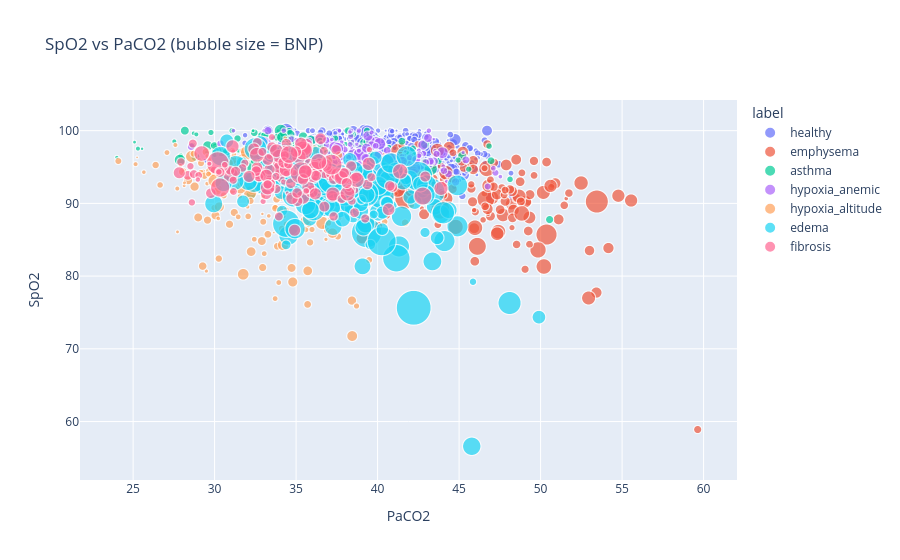

Notebook code for this chart:
### Code cell
import plotly.express as px

df_plot = df.sample(n=min(len(df), 2000), random_state=SEED)

fig = px.scatter(
    df_plot,
    x="PaCO2",
    y="SpO2",
    color="label",
    size="BNP",
    size_max=35,
    opacity=0.7,
    hover_data=["Hb", "CaO2", "B_lines", "CXR_score", "DLCO_percent", "FEV1_FVC", "RR", "HR", "Age"],
    title="SpO2 vs PaCO2 (bubble size = BNP)"
)

fig.show()

### Figure 1 — Plotly figure (JSON) as saved in the notebook; plotly's stock layout.template omitted (floating-point values rounded to 4 significant figures; data arrays with more than 128 entries replaced by an {"elided": "..."} marker saying what was removed)
{"data": [{"customdata": {"elided": "839x9 float values"}, "hovertemplate": "label=healthy<br>PaCO2=%{x}<br>SpO2=%{y}<br>BNP=%{marker.size}<br>Hb=%{customdata[0]}<br>CaO2=%{customdata[1]}<br>B_lines=%{customdata[2]}<br>CXR_score=%{customdata[3]}<br>DLCO_percent=%{customdata[4]}<br>FEV1_FVC=%{customdata[5]}<br>RR=%{customdata[6]}<br>HR=%{customdata[7]}<br>Age=%{customdata[8]}<extra></extra>", "legendgroup": "healthy", "marker": {"color": "#636efa", "opacity": 0.7, "size": {"elided": "839 float values"}, "sizemode": "area", "sizeref": 1.176, "symbol": "circle"}, "mode": "markers", "name": "healthy", "showlegend": true, "type": "scattergl", "x": {"elided": "839 float values"}, "xaxis": "x", "y": {"elided": "839 float values"}, "yaxis": "y"}, {"customdata": {"elided": "164x9 float values"}, "hovertemplate": "label=emphysema<br>PaCO2=%{x}<br>SpO2=%{y}<br>BNP=%{marker.size}<br>Hb=%{customdata[0]}<br>CaO2=%{customdata[1]}<br>B_lines=%{customdata[2]}<br>CXR_score=%{customdata[3]}<br>DLCO_percent=%{customdata[4]}<br>FEV1_FVC=%{customdata[5]}<br>RR=%{customdata[6]}<br>HR=%{customdata[7]}<br>Age=%{customdata[8]}<extra></extra>", "legendgroup": "emphysema", "marker": {"color": "#EF553B", "opacity": 0.7, "size": {"elided": "164 float values"}, "sizemode": "area", "sizeref": 1.176, "symbol": "circle"}, "mode": "markers", "name": "emphysema", "showlegend": true, "type": "scattergl", "x": {"elided": "164 float values"}, "xaxis": "x", "y": {"elided": "164 float values"}, "yaxis": "y"}, {"customdata": {"elided": "242x9 float values"}, "hovertemplate": "label=asthma<br>PaCO2=%{x}<br>SpO2=%{y}<br>BNP=%{marker.size}<br>Hb=%{customdata[0]}<br>CaO2=%{customdata[1]}<br>B_lines=%{customdata[2]}<br>CXR_score=%{customdata[3]}<br>DLCO_percent=%{customdata[4]}<br>FEV1_FVC=%{customdata[5]}<br>RR=%{customdata[6]}<br>HR=%{customdata[7]}<br>Age=%{customdata[8]}<extra></extra>", "legendgroup": "asthma", "marker": {"color": "#00cc96", "opacity": 0.7, "size": {"elided": "242 float values"}, "sizemode": "area", "sizeref": 1.176, "symbol": "circle"}, "mode": "markers", "name": "asthma", "showlegend": true, "type": "scattergl", "x": {"elided": "242 float values"}, "xaxis": "x", "y": {"elided": "242 float values"}, "yaxis": "y"}, {"customdata": {"elided": "205x9 float values"}, "hovertemplate": "label=hypoxia_anemic<br>PaCO2=%{x}<br>SpO2=%{y}<br>BNP=%{marker.size}<br>Hb=%{customdata[0]}<br>CaO2=%{customdata[1]}<br>B_lines=%{customdata[2]}<br>CXR_score=%{customdata[3]}<br>DLCO_percent=%{customdata[4]}<br>FEV1_FVC=%{customdata[5]}<br>RR=%{customdata[6]}<br>HR=%{customdata[7]}<br>Age=%{customdata[8]}<extra></extra>", "legendgroup": "hypoxia_anemic", "marker": {"color": "#ab63fa", "opacity": 0.7, "size": {"elided": "205 float values"}, "sizemode": "area", "sizeref": 1.176, "symbol": "circle"}, "mode": "markers", "name": "hypoxia_anemic", "showlegend": true, "type": "scattergl", "x": {"elided": "205 float values"}, "xaxis": "x", "y": {"elided": "205 float values"}, "yaxis": "y"}, {"customdata": {"elided": "229x9 float values"}, "hovertemplate": "label=hypoxia_altitude<br>PaCO2=%{x}<br>SpO2=%{y}<br>BNP=%{marker.size}<br>Hb=%{customdata[0]}<br>CaO2=%{customdata[1]}<br>B_lines=%{customdata[2]}<br>CXR_score=%{customdata[3]}<br>DLCO_percent=%{customdata[4]}<br>FEV1_FVC=%{customdata[5]}<br>RR=%{customdata[6]}<br>HR=%{customdata[7]}<br>Age=%{customdata[8]}<extra></extra>", "legendgroup": "hypoxia_altitude", "marker": {"color": "#FFA15A", "opacity": 0.7, "size": {"elided": "229 float values"}, "sizemode": "area", "sizeref": 1.176, "symbol": "circle"}, "mode": "markers", "name": "hypoxia_altitude", "showlegend": true, "type": "scattergl", "x": {"elided": "229 float values"}, "xaxis": "x", "y": {"elided": "229 float values"}, "yaxis": "y"}, {"customdata": {"elided": "169x9 float values"}, "hovertemplate": "label=edema<br>PaCO2=%{x}<br>SpO2=%{y}<br>BNP=%{marker.size}<br>Hb=%{customdata[0]}<br>CaO2=%{customdata[1]}<br>B_lines=%{customdata[2]}<br>CXR_score=%{customdata[3]}<br>DLCO_percent=%{customdata[4]}<br>FEV1_FVC=%{customdata[5]}<br>RR=%{customdata[6]}<br>HR=%{customdata[7]}<br>Age=%{customdata[8]}<extra></extra>", "legendgroup": "edema", "marker": {"color": "#19d3f3", "opacity": 0.7, "size": {"elided": "169 float values"}, "sizemode": "area", "sizeref": 1.176, "symbol": "circle"}, "mode": "markers", "name": "edema", "showlegend": true, "type": "scattergl", "x": {"elided": "169 float values"}, "xaxis": "x", "y": {"elided": "169 float values"}, "yaxis": "y"}, {"customdata": {"elided": "152x9 float values"}, "hovertemplate": "label=fibrosis<br>PaCO2=%{x}<br>SpO2=%{y}<br>BNP=%{marker.size}<br>Hb=%{customdata[0]}<br>CaO2=%{customdata[1]}<br>B_lines=%{customdata[2]}<br>CXR_score=%{customdata[3]}<br>DLCO_percent=%{customdata[4]}<br>FEV1_FVC=%{customdata[5]}<br>RR=%{customdata[6]}<br>HR=%{customdata[7]}<br>Age=%{customdata[8]}<extra></extra>", "legendgroup": "fibrosis", "marker": {"color": "#FF6692", "opacity": 0.7, "size": {"elided": "152 float values"}, "sizemode": "area", "sizeref": 1.176, "symbol": "circle"}, "mode": "markers", "name": "fibrosis", "showlegend": true, "type": "scattergl", "x": {"elided": "152 float values"}, "xaxis": "x", "y": {"elided": "152 float values"}, "yaxis": "y"}], "layout": {"legend": {"itemsizing": "constant", "title": {"text": "label"}, "tracegroupgap": 0}, "title": {"text": "SpO2 vs PaCO2 (bubble size = BNP)"}, "xaxis": {"anchor": "y", "domain": [0, 1], "title": {"text": "PaCO2"}}, "yaxis": {"anchor": "x", "domain": [0, 1], "title": {"text": "SpO2"}}}}
